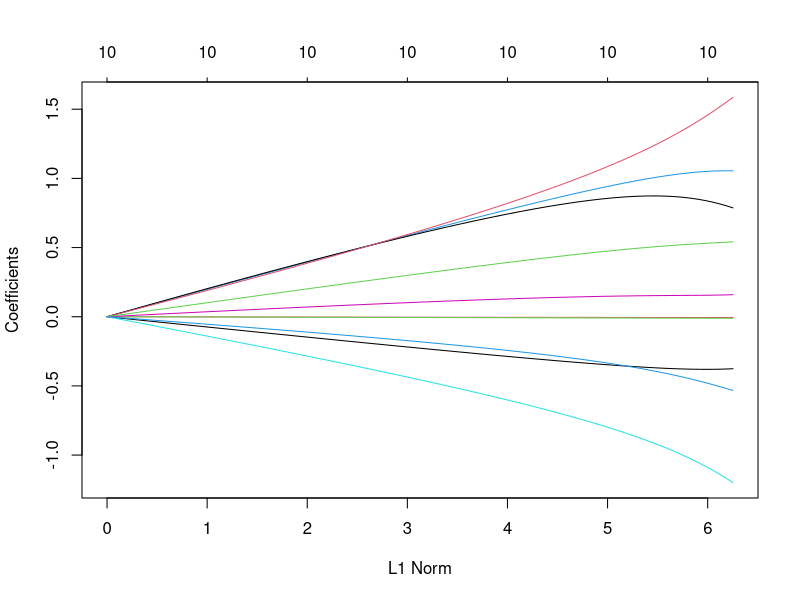
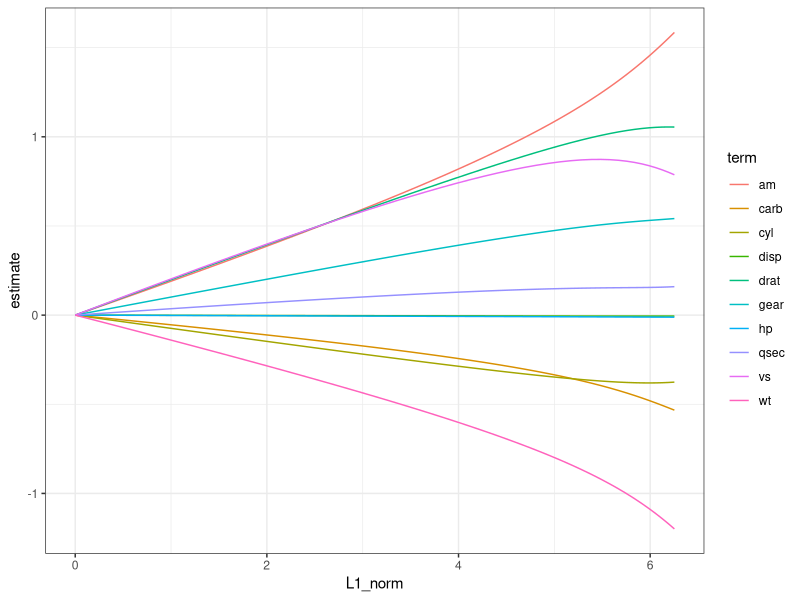
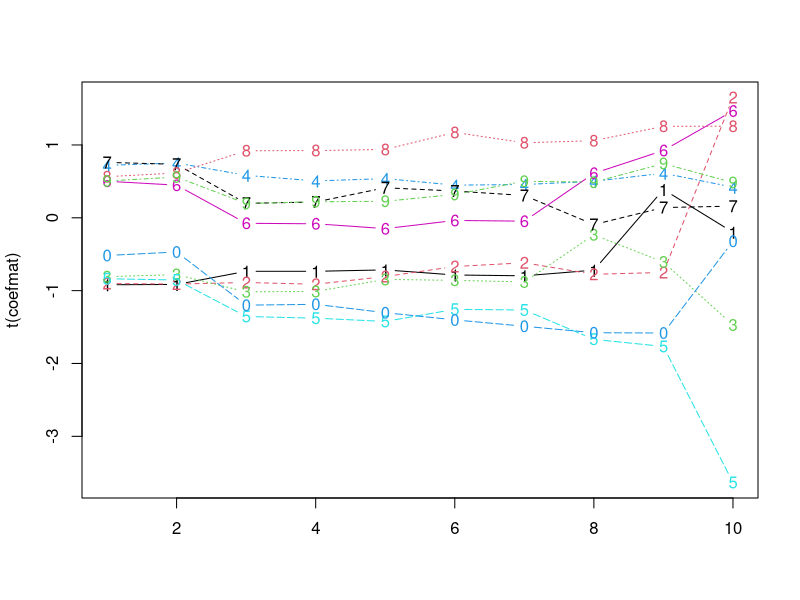

Source code (R) for these figures, in order:
## is there a "simple but not dump" RR?
## good data set?
## use mtcars for now ...

## https://www.r-bloggers.com/2020/05/simple-guide-to-ridge-regression-in-r/
## https://www.statology.org/principal-components-regression-in-r/
library(glmnet)
library(broom)
library(dplyr)
library(pls)
library(ggplot2); theme_set(theme_bw())

## glmnet needs X matrix
## all vars in mtcars are numeric, not expanding bases, so
## as.matrix() will suffice (no need for model.matrix())

X <- as.matrix(subset(mtcars, select = -mpg))
y <- mtcars$mpg
m1 <- glmnet(X, y, family = gaussian, alpha = 0,
             standardize = TRUE  ## default
             )
plot(m1)

m1t <-(tidy(m1)
    |> filter(term != "(Intercept)")
    |> group_by(step)
    |> mutate(L1_norm = sum(abs(estimate)))
)

ggplot(m1t, aes(L1_norm, estimate)) +
    geom_line(aes(colour=term))

## ¿how does the plot method for "glmnet" objects work?

## could use a for() loop, *or* purrr::map()
p <- ncol(mtcars)-1
fits <- lapply(1:p,
               pcr,
               scale = TRUE,
               formula = mpg ~ .,
               data = mtcars)

## what can we do with these objects?
(cc <- class(fits[[1]]))
methods(class = cc)

## pls:::coef.mvr

pcrfit <- pcr(formula = mpg ~ .,
              scale = TRUE,
              data = mtcars,
              validate = TRUE)

## coef excludes intercept by default
## have to figure out every time which dimensions are which from sapply()
## results come back as COLUMNS
coefmat <- sapply(1:p, coef, object = pcrfit)
matplot(t(coefmat), type = "b")

## too clever!
set_dimnames <- `dimnames<-`
term_names <- setdiff(names(mtcars), "mpg")
## or
##   colnames(model.matrix(mpg ~ ., mtcars))
(coefmat
    |> set_dimnames(list(ncomp = 1:p, term = term_names))
    |> reshape2::melt()
)
## TO DO
